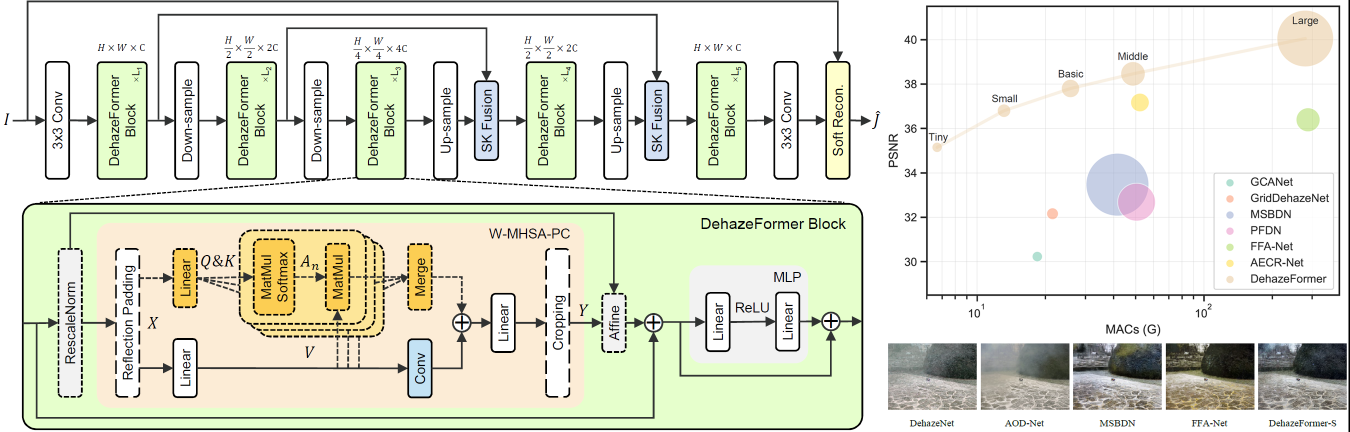
#> input picture Vision/figs/arch.png, 2700 x 863 px (shown at 1/2 size); its folder holds only this picture in this run
$ python -i loader.py   (imports and definitions only)   (older library calls are emulated)
#> lines starting #> are read from the running program, lines starting #| are printed output that depends on the picture
#> further down, picture is the input picture: shape (863, 2700, 3); mean B, G, R 214.2, 228.3, 226.3
import os
import random
import numpy as np
import cv2

from torch.utils.data import Dataset
from utils import hwc_to_chw, read_img
from skimage import exposure


# [13 lines left out: function apply_ahe, not called in this run]

def apply_clahe(img):

    # img = img * 255.0
    # img = img.astype(np.uint8)
    image_8bit = cv2.normalize(img, None, alpha=0, beta=255, norm_type=cv2.NORM_MINMAX, dtype=cv2.CV_8U)

    img_LAB = cv2.cvtColor(image_8bit, cv2.COLOR_BGR2Lab)
#> img_LAB: shape (863, 2700, 3); mean of channels 0, 1, 2 228.4, 125.2, 134.7

    l, a, b = cv2.split(img_LAB)
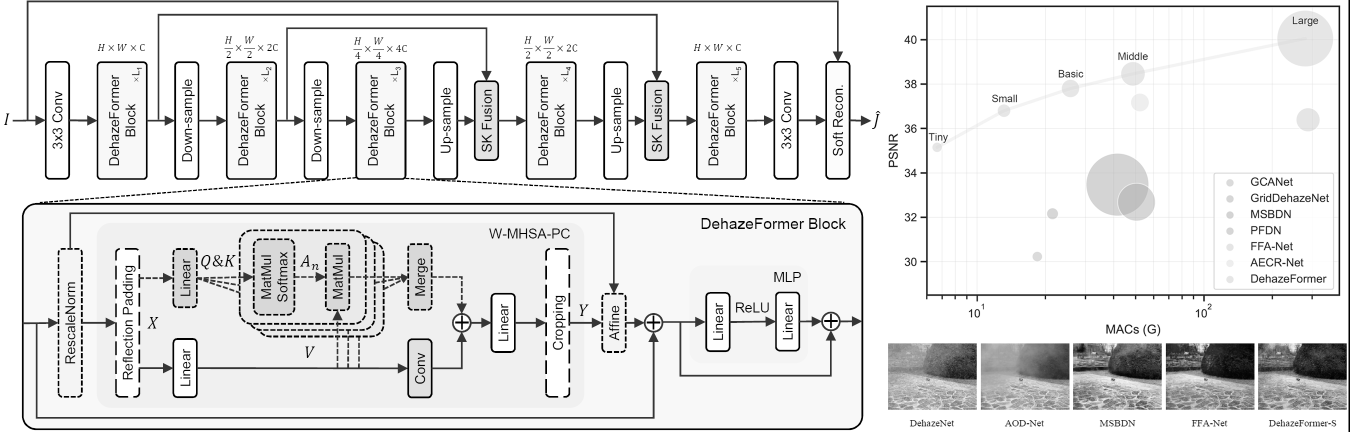
#> l: shape (863, 2700) (shown at 1/2 size); min 0, max 255, mean 228.4
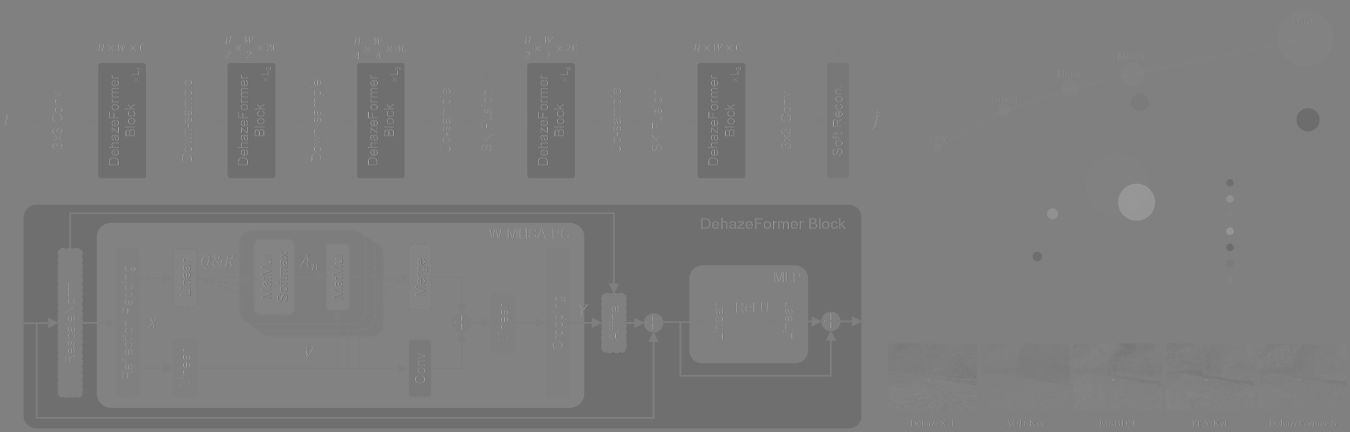
#> a: shape (863, 2700) (shown at 1/2 size); min 93, max 189, mean 125.2
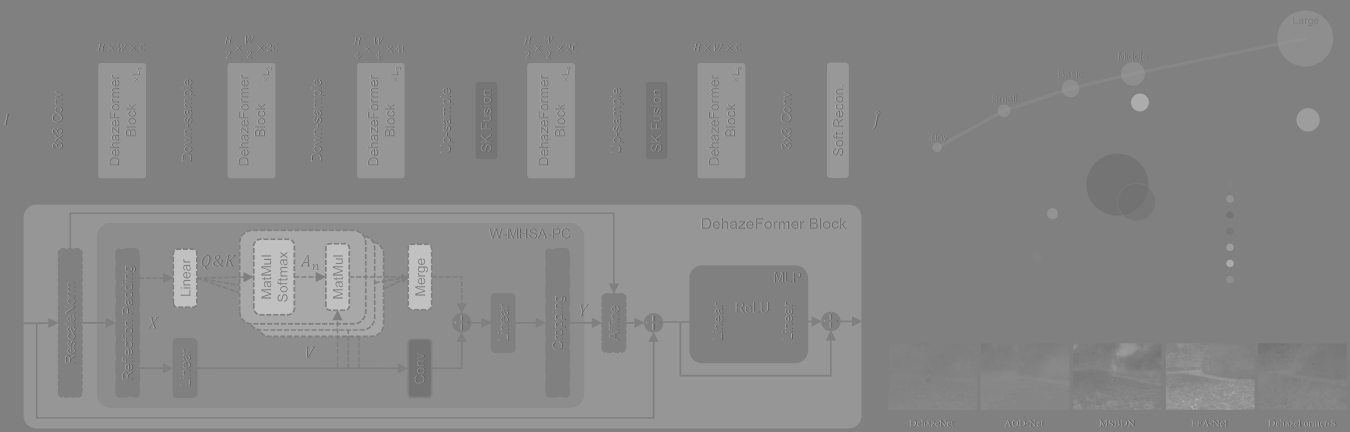
#> b: shape (863, 2700) (shown at 1/2 size); min 62, max 200, mean 134.7

    # Create a CLAHE object (Clip Limited Adaptive Histogram Equalization)
    clahe = cv2.createCLAHE(clipLimit=2.0, tileGridSize=(8, 8))

    # Apply CLAHE to each channel separately
    l_clahe = clahe.apply(l)

    # Merge the CLAHE enhanced channels
    img_clahe = cv2.merge((l_clahe, a, b))
#> img_clahe: shape (863, 2700, 3); mean of channels 0, 1, 2 227, 125.2, 134.7

    img_clahe = cv2.cvtColor(img_clahe, cv2.COLOR_Lab2BGR)

    img_clahe = img_clahe.astype(np.float32) / 255.0

    return img_clahe

# [75 lines left out: functions augment, align, closest_higher_multiple_of_256, resize_image, not called in this run]


class PairLoader(Dataset):
    # [11 lines left out: function __init__, not called in this run]

    def __len__(self):
        return self.img_num

    # [24 lines left out: function __getitem__, not called in this run]


class SingleLoader(Dataset):
	# [4 lines left out: function __init__, not called in this run]

	def __len__(self):
		return self.img_num

	# [13 lines left out: function __getitem__, not called in this run]

>>> import cv2
>>> picture = cv2.imread('../figs/arch.png')
>>> result = apply_clahe(picture)
